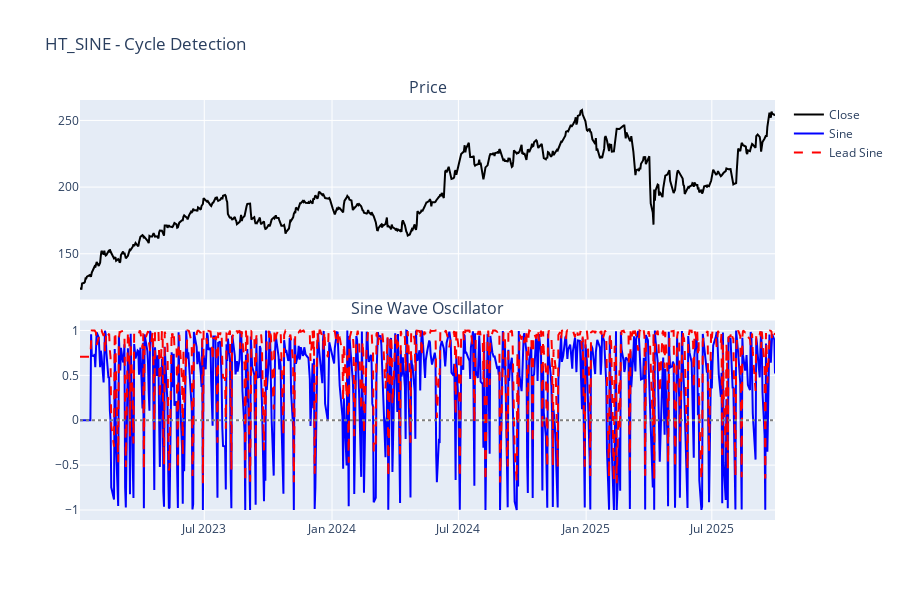

The code cell stored with this chart in its notebook:
### Markdown cell above
## 1. HT_SINE - Hilbert Transform Sine Wave

Detects market cycles using sine wave oscillator. Crossovers between sine and leadsine signal cycle reversals.

### Code cell
sine, leadsine = calculate_ht_sine(df)
df["sine"] = sine
df["leadsine"] = leadsine

fig = make_subplots(
    rows=2, cols=1, shared_xaxes=True, vertical_spacing=0.05, subplot_titles=("Price", "Sine Wave Oscillator")
)

fig.add_trace(go.Scatter(x=df["date"], y=df["close"], name="Close", line={"color": "black"}), row=1, col=1)

fig.add_trace(go.Scatter(x=df["date"], y=df["sine"], name="Sine", line={"color": "blue"}), row=2, col=1)
fig.add_trace(
    go.Scatter(x=df["date"], y=df["leadsine"], name="Lead Sine", line={"color": "red", "dash": "dash"}), row=2, col=1
)
fig.add_hline(y=0, line_dash="dot", line_color="gray", row=2, col=1)

fig.update_layout(height=600, title_text="HT_SINE - Cycle Detection")
fig.show()

print("Sine wave detects market cycles.")
print("Crossovers between sine and leadsine can signal reversals.")

### Figure 1 — Plotly figure (JSON) as saved in the notebook; plotly's stock layout.template omitted (floating-point values rounded to 4 significant figures; data arrays with more than 128 entries replaced by an {"elided": "..."} marker saying what was removed)
{"data": [{"line": {"color": "black"}, "name": "Close", "type": "scatter", "x": {"elided": "688 str values"}, "xaxis": "x", "y": {"elided": "688 float values"}, "yaxis": "y"}, {"line": {"color": "blue"}, "name": "Sine", "type": "scatter", "x": {"elided": "688 str values"}, "xaxis": "x2", "y": {"elided": "688 float values"}, "yaxis": "y2"}, {"line": {"color": "red", "dash": "dash"}, "name": "Lead Sine", "type": "scatter", "x": {"elided": "688 str values"}, "xaxis": "x2", "y": {"elided": "688 float values"}, "yaxis": "y2"}], "layout": {"annotations": [{"font": {"size": 16}, "showarrow": false, "text": "Price", "x": 0.5, "xanchor": "center", "xref": "paper", "y": 1, "yanchor": "bottom", "yref": "paper"}, {"font": {"size": 16}, "showarrow": false, "text": "Sine Wave Oscillator", "x": 0.5, "xanchor": "center", "xref": "paper", "y": 0.475, "yanchor": "bottom", "yref": "paper"}], "height": 600, "shapes": [{"line": {"color": "gray", "dash": "dot"}, "type": "line", "x0": 0, "x1": 1, "xref": "x2 domain", "y0": 0, "y1": 0, "yref": "y2"}], "title": {"text": "HT_SINE - Cycle Detection"}, "xaxis": {"anchor": "y", "domain": [0, 1], "matches": "x2", "showticklabels": false}, "xaxis2": {"anchor": "y2", "domain": [0, 1]}, "yaxis": {"anchor": "x", "domain": [0.525, 1]}, "yaxis2": {"anchor": "x2", "domain": [0, 0.475]}}}
